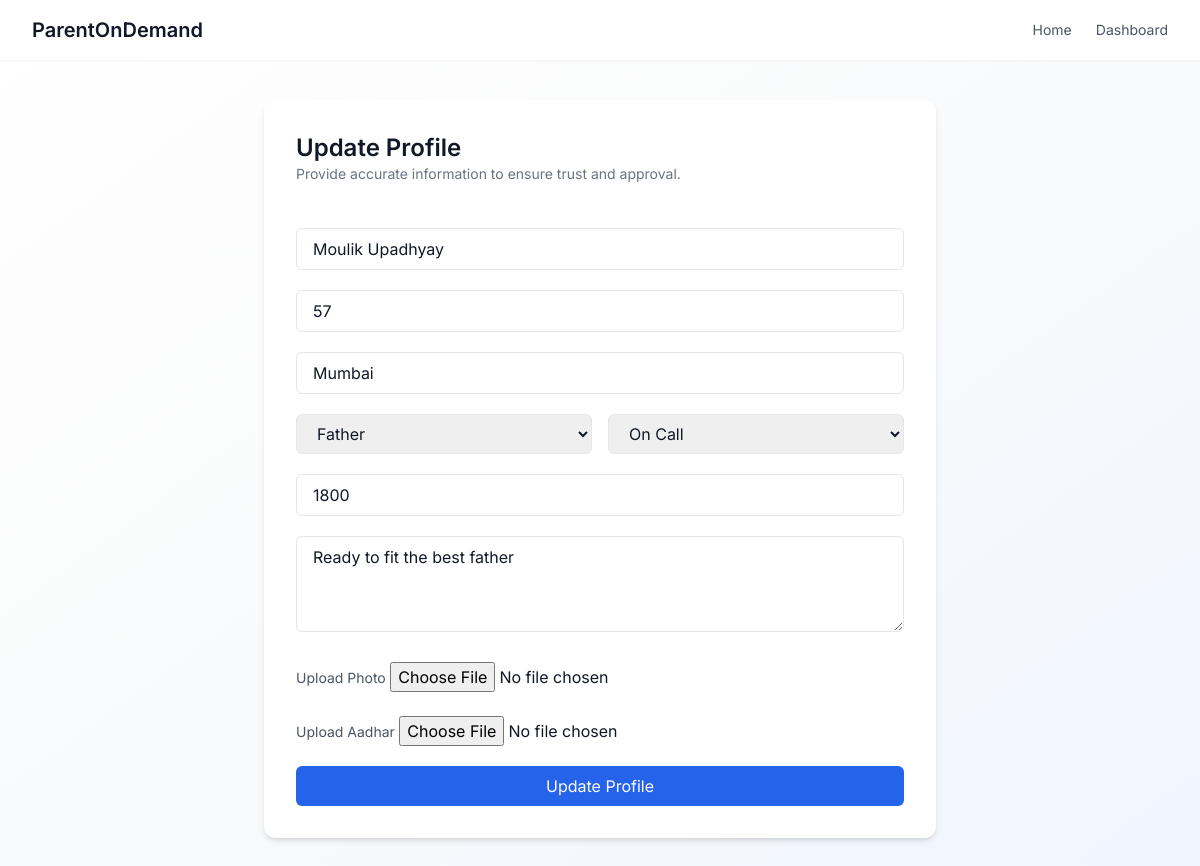
Screenshot of /parent/create-profile/ (signed in) with the database file from the repository.
### dashboard/models.py (models this page shows, shortened)
class ParentProfile(models.Model):
    user = models.OneToOneField(User, on_delete=models.CASCADE)
    name = models.CharField(max_length=100)
    age = models.IntegerField()
    city = models.CharField(max_length=100)
    PARENT_TYPE_CHOICES = (
        ('father', 'Father'),
        ('mother', 'Mother'),
    )
    parent_type = models.CharField(max_length=10, choices=PARENT_TYPE_CHOICES)
    SERVICE_TYPE_CHOICES = (
        ('call', 'On Call'),
        ('onsite', 'On Site'),
    )
    service_type = models.CharField(max_length=10, choices=SERVICE_TYPE_CHOICES)
    price = models.IntegerField()
    description = models.TextField()
    photo = models.ImageField(upload_to='parent_photos/')
    aadhar = models.FileField(upload_to='aadhar_docs/')
    is_approved = models.BooleanField(default=False)
    created_at = models.DateTimeField(auto_now_add=True)

### dashboard/views.py (the view, shortened to what this page needs)
# urls.py: path('parent/create-profile/', create_parent_profile, name='create_parent_profile'),
@login_required
def create_parent_profile(request):
    try:
        profile = request.user.parentprofile
    except:
        profile = None
    return render(request, 'create_parent_profile.html', {
        'profile': profile
    })

### templates/create_parent_profile.html (shortened to what this page needs)
{% extends 'base.html' %}
{% block content %}
<nav class="w-full px-8 py-4 flex justify-between items-center bg-white shadow-sm sticky top-0 z-50">
    <h1 class="text-xl font-semibold">ParentOnDemand</h1>
    <div class="flex gap-6 text-sm text-gray-600">
        <a href="/" class="hover:text-black">Home</a>
        <a href="/parent/" class="hover:text-black">Dashboard</a>
    </div>
</nav>
<div class="min-h-[90vh] flex items-center justify-center px-6 py-10">
    <div class="bg-white w-full max-w-2xl p-8 rounded-xl shadow-md">
        <div class="mb-6">
            <h2 class="text-2xl font-semibold">
                {% if profile %}Update Profile{% else %}Create Profile{% endif %}
            </h2>
            <p class="text-gray-500 text-sm">
                Provide accurate information to ensure trust and approval.
            </p>
        </div>
        <form method="POST" enctype="multipart/form-data" class="space-y-5">
            <input type="text" name="name" placeholder="Full Name"
                value="{{ profile.name|default:'' }}"
                class="w-full px-4 py-2 border rounded-md focus:ring-2 focus:ring-blue-500">
            <input type="number" name="age" placeholder="Age"
                value="{{ profile.age|default:'' }}"
                class="w-full px-4 py-2 border rounded-md">
            <input type="text" name="city" placeholder="City"
                value="{{ profile.city|default:'' }}"
                class="w-full px-4 py-2 border rounded-md">
            <div class="grid grid-cols-2 gap-4">
                <select name="parent_type" class="px-4 py-2 border rounded-md">
                    <option value="father" {% if profile.parent_type == "father" %}selected{% endif %}>Father</option>
                </select>
                <select name="service_type" class="px-4 py-2 border rounded-md">
                    <option value="call" {% if profile.service_type == "call" %}selected{% endif %}>On Call</option>
                </select>
            </div>
            <input type="number" name="price" placeholder="Price (₹)"
                value="{{ profile.price|default:'' }}"
                class="w-full px-4 py-2 border rounded-md">
            <textarea name="description" placeholder="Description"
                class="w-full px-4 py-2 border rounded-md h-24">{{ profile.description|default:'' }}</textarea>
            <div>
                <label class="text-sm text-gray-600">Upload Photo</label>
                <input type="file" name="photo" class="mt-1">
            </div>
            <div>
                <label class="text-sm text-gray-600">Upload Aadhar</label>
                <input type="file" name="aadhar" class="mt-1">
            </div>
            <button type="submit"
                class="w-full py-2 bg-blue-600 text-white rounded-md hover:bg-blue-700 transition">
                {% if profile %}Update Profile{% else %}Create Profile{% endif %}
            </button>
        </form>
    </div>
</div>
{% endblock %}

### templates/base.html (style rules this page uses)
body { font-family: 'Inter', sans-serif; }
* { transition: all 0.2s ease-in-out; }

### rows the page displays
ParentProfile: name "Moulik Upadhyay", age "57", city "Mumbai", parent_type "Father", service_type "On Call", price "1800", description "Ready to fit the best father"
